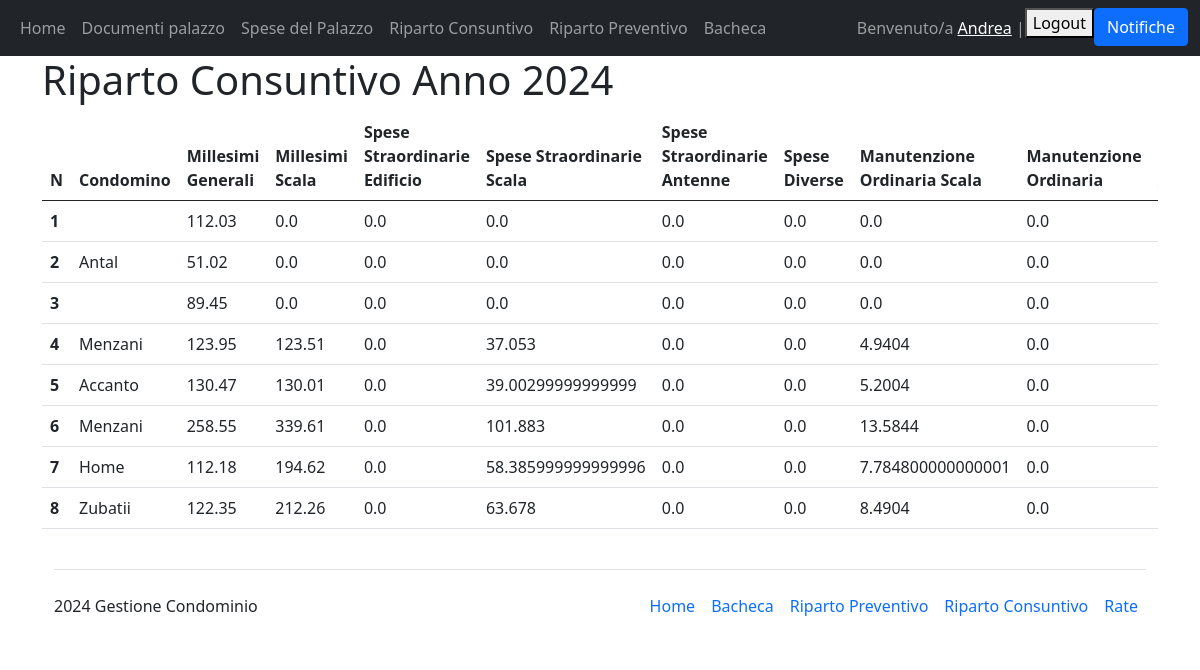
Page /riparto_consuntivo/ (signed in) on the committed database.
### Condominio/models.py (models this page shows, shortened)
class Interno(models.Model):
    condomino = models.ForeignKey(User, on_delete=models.PROTECT)
    palazzina = models.ForeignKey(Condominio, on_delete=models.PROTECT, default="Salgari")
    numero_interno = models.CharField(verbose_name="Numero Interno", max_length=50, primary_key=True)
    millesimi_generali = models.FloatField(verbose_name="Millesimi generali")
    millesimi_scala = models.FloatField(verbose_name="Millesimi Scala")
    in_affitto = models.BooleanField(verbose_name="In affitto")
    class Meta:
        ordering = ["numero_interno"]
        verbose_name_plural = "Interni"

class Spesa(models.Model):
    class Tipologie(models.TextChoices):
        LUCE_PALAZZINA="Luce Palazzina"
        SCALE_PALAZZINA="Scale Palazzina"
        MANUTENZIONE_ORDINARIA="Manutenzione Ordinaria"
        MANUTENZIONE_ORDINARIA_COMUNE="Manutenzione Ordinaria Comune"
        MANUTENZIONE_ORDINARIA_SCALA="Manutenzione Ordinaria Scala"
        SPESA_GENERALE="Spese Generali"
        SPESA_STRAORDINARIA="Spese Straordinarie"
        SPESA_STRAORDINARIA_EDIFICIO="Spesa Straordinaria Edificio"
        SPESA_STRAORDINARIA_SCALE="Spesa Straordinaria Scale"
        SPESA_STRAORDINARIA_ANTENNE="Spesa Straordinaria Antenne"
        SPESE_DIVERSE="Spese Diverse"
    fornitore=models.ForeignKey(Fornitore, on_delete=models.PROTECT, default=None)
    data=models.DateField("Data")
    tipologia=models.TextField("Tipologia", choices=Tipologie.choices, default=Tipologie.SPESE_DIVERSE, max_length=200)
    descrizione=models.CharField(default=None, max_length=200)
    assegnatario=models.ManyToManyField(Interno)
    importo=models.FloatField("Totale", default=0)
    class Meta:
        verbose_name_plural="Spese"

### Condominio/views.py (the view)
# urls.py: path("riparto_consuntivo/", views.RipartoConsuntivo, name="riparto_consuntivo"),
@login_required(login_url="/login")
def RipartoConsuntivo(request):
    interni = Interno.objects.all()
    current_date = datetime.now()
    anno_precedente = current_date.year - 1
    ctx = {"interni": interni, "anno_precedente": anno_precedente}
    return render(request, "Condominio_main/riparto_consuntivo.html", ctx)

### Condominio/templatetags/custom_tags.py (called while the page is built)
@register.filter(name="get_interno")
def get_interno(value):
    return value.numero_interno

@register.filter(name="get_cognome")
def get_cognome(value):
    condomino=value.condomino
    return condomino.last_name

@register.filter(name="get_millesimi_generali")
def get_millesimi_generali(value):
    return value.millesimi_generali

@register.filter(name="get_millesimi_scala")
def get_millesimi_scala(value):
    return value.millesimi_scala

@register.filter(name="get_spese_straordinarie_edifici")
def get_spese_straordinarie_edifici(value):
    current_date = datetime.datetime.now()
    current_year = current_date.year
    spese_straordinarie_edificio=Spesa.objects.filter(Q(tipologia="Spesa Straordinaria Edificio") & Q(data__year=current_year) & Q(assegnatario=value))
    totale_spese_straordinarie_edificio = 0
    for spesa in spese_straordinarie_edificio:
        totale_spese_straordinarie_edifici += spesa.importo
    return (totale_spese_straordinarie_edificio / 1000) * value.millesimi_generali

@register.filter(name="get_spese_straordinarie_scala")
def get_spese_straordinarie_scala(value):
    current_date = datetime.datetime.now()
    current_year = current_date.year
    spese_straordinarie_scala = Spesa.objects.filter(Q(tipologia="Spesa Straordinaria Scale") & Q(data__year=current_year) & Q(assegnatario=value))
    totale_spese_straordinarie_scala = 0
    for spesa in spese_straordinarie_scala:
        totale_spese_straordinarie_scala += spesa.importo
    return (totale_spese_straordinarie_scala / 1000) * value.millesimi_scala

@register.filter(name="get_spese_straordinarie_antenne")
def get_spese_straordinarie_antenne(value):
    current_date = datetime.datetime.now()
    current_year = current_date.year
    spese_straordinarie_antenne=Spesa.objects.filter(Q(tipologia="Spesa Straordinaria Antenne") & Q(data__year=current_year) & Q(assegnatario=value))
    totale_spese_straordinarie_antenne = 0
    for spesa in spese_straordinarie_antenne:
        totale_spese_straordinarie_antenne += spesa.importo
    return (totale_spese_straordinarie_antenne / 1000) * value.millesimi_generali

@register.filter(name="get_totale_esercizio")
def get_totale_esercizio(value):
    return "%.2f" % (get_spese_straordinarie_scala(value) + get_spese_straordinarie_antenne(value) + get_spese_diverse(value) + get_manutenzione_ordinaria_scala(value) + get_manutenzione_ordinaria(value) + get_manutenzione_ordinaria_aree_comuni(value) + get_generali(value) + get_straordinarie(value))

### Condominio/templates/Condominio_main/riparto_consuntivo.html (shortened to what this page needs)
{% extends 'Condominio_main/base.html' %}
{% block content %}
{% load mathfilters %}
{% load custom_tags %}
<h1>Riparto Consuntivo Anno {{anno_precedente|add:1}}</h1>
<div style="overflow-x:scroll">
<table class="table">
    <thead>
      <tr>
        <th scope="col">N</th>
        <th scope="col">Condomino</th>
        <th scope="col">Millesimi Generali</th>
        <th scope="col">Millesimi Scala</th>
        <th scope="col">Spese Straordinarie Edificio</th>
        <th scope="col">Spese Straordinarie Scala</th>
        <th scope="col">Spese Straordinarie Antenne</th>
        <th scope="col">Spese Diverse</th>
        <th scope="col">Manutenzione Ordinaria Scala</th>
        <th scope="col">Manutenzione Ordinaria</th>
        <th scope="col">Manutenzione Ordinaria Aree Comuni</th>
      </tr>
    </thead>
    <tbody>
      {% for interno in interni %}
      <tr>
        <th scope="row">{{interno|get_interno}}</th>
        <td scope="row">{{interno|get_cognome}}</td>
        <td scope="row">{{interno|get_millesimi_generali}}</td>
        <td scope="row">{{interno|get_millesimi_scala}}</td>
        <td scope="row">{{interno|get_spese_straordinarie_edifici}}</td>
        <td scope="row">{{interno|get_spese_straordinarie_scala}}</td>
        <td scope="row">{{interno|get_spese_straordinarie_antenne}}</td>
        <td scope="row">{{interno|get_spese_diverse}}</td>
        <td scope="row">{{interno|get_manutenzione_ordinaria_scala}}</td>
        <td scope="row">{{interno|get_manutenzione_ordinaria}}</td>
        <td scope="row">{{interno|get_manutenzione_ordinaria_aree_comuni}}</td>
      </tr>
      {% endfor %}
    </tbody>
</table>
{% endblock %}

### Condominio/templates/Condominio_main/base.html (shortened to what this page needs)
<!DOCTYPE html>
<html lang="en">
<head>
    <link href="https://cdn.jsdelivr.net/npm/bootstrap@5.0.2/dist/css/bootstrap.min.css" rel="stylesheet">
    <link rel="stylesheet" href="https://cdn.jsdelivr.net/npm/bootstrap-icons@1.11.3/font/bootstrap-icons.min.css">
</head>
<body>
    <nav class="navbar navbar-expand-lg navbar-dark bg-dark">
        <div class="container-fluid">
            <div>
                <ul class="navbar-nav">
                    <li class="nav-item">
                        <a class="nav-link" href="/home">Home</a>
                    </li>
                    <li class="nav-item">
                        <a class="nav-link" href="/documenti_palazzo">Documenti palazzo</a>
                    </li>
                    <li class="nav-item">
                        <a class="nav-link" href="/spesa">Spese del Palazzo</a>
                    </li>
                    <li class="nav-item">
                        <a class="nav-link" href="/riparto_consuntivo">Riparto Consuntivo</a>
                    </li>
                    <li class="nav-item">
                        <a class="nav-link" href="/riparto_preventivo">Riparto Preventivo</a>
                    </li>
                    <li class="nav-item">
                        <a class="nav-link" href="/bacheca">Bacheca</a>
                    </li>
                </ul>
            </div>
            <div>
                <ul class="navbar-nav">
                    {% if user.is_authenticated %}
                    {% if user.is_staff %}
                    <span class="navbar-text">Benvenuto/a {{user.first_name}} | </span>
                    {% else %}
                    <span class="navbar-text">Benvenuto/a <a href="{% url 'profilo' %}">{{user.first_name}}</a> | </span>
                    {% endif %}
                    <li class="nav-item">
                        <form action="{% url 'logout' %}" method="post">
                            <button type="submit">Logout</button>
                        </form>
                    </li>
                    <li class="nav-item">
                        <button class="btn btn-primary" type="button" data-bs-toggle="offcanvas" data-bs-target="#offcanvasRight" aria-controls="offcanvasRight">Notifiche</button>
                    </li>
                    {% else %}
                    <li class="nav-item">
                        <a class="nav-link" href="{% url 'login' %}">Login</a>
                    </li>
                    {% endif %}
                </ul>
            </div>
        </div>
    </nav>
    <div class="container">
        {% block content %}
        {% endblock  %}
    </div>
    {% if user.is_authenticated and not user.is_staff %}
    <div class="container">
        <footer class="d-flex flex-wrap justify-content-between align-items-center py-3 my-4 border-top">
          <p class="col-md-4 mb-0 text-body-secondary"> 2024 Gestione Condominio </p>
          <ul class="nav col-md-8 justify-content-end">
            <li class="nav-item"><a href="{% url 'home' %}" class="nav-link px-2 text-body-secondary">Home</a></li>
            <li class="nav-item"><a href="{% url 'bacheca' %}" class="nav-link px-2 text-body-secondary">Bacheca</a></li>
            <li class="nav-item"><a href="{% url 'riparto_preventivo' %}" class="nav-link px-2 text-body-secondary">Riparto Preventivo</a></li>
            <li class="nav-item"><a href="{% url 'riparto_consuntivo' %}" class="nav-link px-2 text-body-secondary">Riparto Consuntivo</a></li>
            <li class="nav-item"><a href="#" class="nav-link px-2 text-body-secondary">Rate</a></li>
          </ul>
        </footer>
    </div>
    {% endif %}
</body>
</html>

### rows in the picture
Interno: numero_interno "1", millesimi_generali "112.03", millesimi_scala "0.0", numero_interno+millesimi_generali "0.0", numero_interno+millesimi_scala "0.0"
Interno: numero_interno "2", condomino.last_name "Antal", millesimi_generali "51.02", millesimi_scala "0.0", numero_interno+millesimi_generali "0.0", numero_interno+millesimi_scala "0.0"
Interno: numero_interno "3", millesimi_generali "89.45", millesimi_scala "0.0", numero_interno+millesimi_generali "0.0", numero_interno+millesimi_scala "0.0"
Interno: numero_interno "4", condomino.last_name "Menzani", millesimi_generali "123.95", millesimi_scala "123.51", numero_interno+millesimi_generali "0.0", numero_interno+millesimi_scala "37.053", numero_interno+millesimi_scala "4.9404"
Interno: numero_interno "5", condomino.last_name "Accanto", millesimi_generali "130.47", millesimi_scala "130.01", numero_interno+millesimi_generali "0.0", numero_interno+millesimi_scala "39.00299999999999", numero_interno+millesimi_scala "5.2004"
Interno: numero_interno "6", condomino.last_name "Menzani", millesimi_generali "258.55", millesimi_scala "339.61", numero_interno+millesimi_generali "0.0", numero_interno+millesimi_scala "101.883", numero_interno+millesimi_scala "13.5844"
Interno: numero_interno "7", condomino.last_name "Home", millesimi_generali "112.18", millesimi_scala "194.62", numero_interno+millesimi_generali "0.0", numero_interno+millesimi_scala "58.385999999999996", numero_interno+millesimi_scala "7.784800000000001"
Interno: numero_interno "8", condomino.last_name "Zubatii", millesimi_generali "122.35", millesimi_scala "212.26", numero_interno+millesimi_generali "0.0", numero_interno+millesimi_scala "63.678", numero_interno+millesimi_scala "8.4904"

### other values in the picture
{{ user.first_name }} "Andrea"
